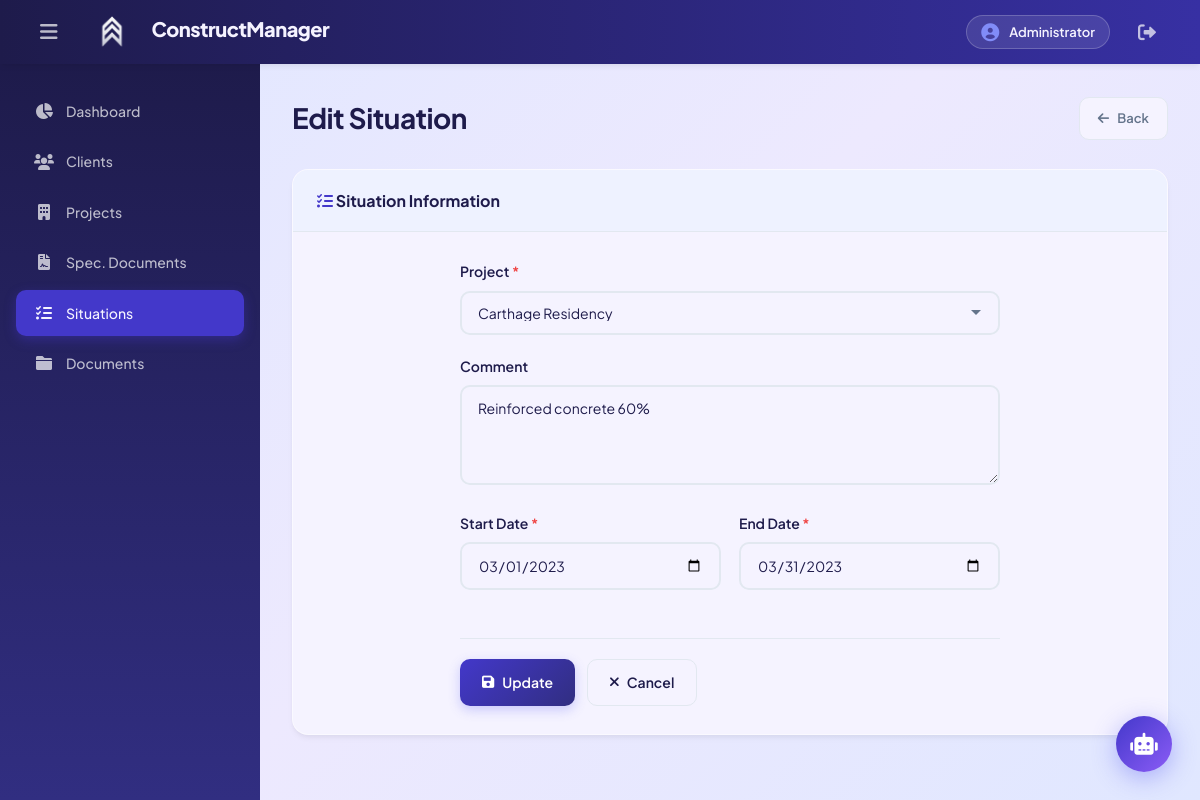
The page /index.php?controller=situation&action=edit&id=2 (signed in) on the database its author committed.
### tables this page shows
CREATE TABLE Situation (
    Situation_id INT NOT NULL,
    Project_id INT NOT NULL,
    Comments VARCHAR(100),
    Start_date DATE,
    End_date DATE,
    PRIMARY KEY (Situation_id),
    FOREIGN KEY (Project_id) REFERENCES Project(Project_id)
);

CREATE TABLE Project (
    Project_id INT NOT NULL,
    Client_id INT NOT NULL,
    SD_id INT,
    Project_name VARCHAR(20),
    Budget DECIMAL(10,3),
    Project_start_date DATE,
    Project_expected_end_date DATE,
    PRIMARY KEY (Project_id),
    FOREIGN KEY (Client_id) REFERENCES Client(Client_id),
    FOREIGN KEY (SD_id) REFERENCES SD(SD_id)
);

### config/database.php (called while the page is built, shortened)
<?php
class Database {
    private $host = "localhost";
    private $db_name = "construction_management";
    private $username = "root";
    private $password = "";
    public function getConnection() {
        $this->conn = null;
        try {
            $this->conn = new PDO("mysql:host=" . $this->host . ";dbname=" . $this->db_name,
                                  $this->username, $this->password);
            $this->conn->setAttribute(PDO::ATTR_ERRMODE, PDO::ERRMODE_EXCEPTION);
            $this->conn->exec("set names utf8");
        } catch(PDOException $exception) {
            echo "Connection error: " . $exception->getMessage();
        }
        return $this->conn;
    }
}
?>

### models/Situation.php (called while the page is built, shortened)
<?php
class Situation {
    private $conn;
    private $table_name = "Situation";
    public $Situation_id;
    public function __construct($db) {
        $this->conn = $db;
    }
    public function readOne() {
        $query = "SELECT * FROM " . $this->table_name . " WHERE Situation_id = ? LIMIT 1";
        $stmt = $this->conn->prepare($query);
        $stmt->bindParam(1, $this->Situation_id);
        $stmt->execute();
        $row = $stmt->fetch(PDO::FETCH_ASSOC);
        if($row) {
            $this->Project_id = $row['Project_id'];
            $this->Comments = $row['Comments'];
            $this->Start_date = $row['Start_date'];
            $this->End_date = $row['End_date'];
            return true;
        }
        return false;
    }
}
?>

### models/Project.php (called while the page is built, shortened)
<?php
class Project {
    private $conn;
    private $table_name = "Project";
    public function __construct($db) {
        $this->conn = $db;
    }
    public function read() {
        $query = "SELECT p.*, c.First_name, c.Last_name, c.Address, s.Version
                  FROM " . $this->table_name . " p
                  LEFT JOIN Client c ON p.Client_id = c.Client_id
                  LEFT JOIN SD s ON p.SD_id = s.SD_id
                  ORDER BY p.Project_start_date DESC";
        $stmt = $this->conn->prepare($query);
        $stmt->execute();
        return $stmt;
    }
}
?>

### views/situation-form.php (the view, shortened to what this page needs)
<?php
require_once 'views/layout/header.php';
require_once 'views/layout/sidebar.php';
$is_edit = isset($situation) && !empty($situation);
$title = $is_edit ? 'Edit Situation' : 'New Situation';
$action = $is_edit ? 'update&id=' . $situation['Situation_id'] : 'store';
?>
<div class="page-container">
    <div class="page-header">
        <h2><?php echo $title; ?></h2>
        <a href="index.php?controller=situation&action=index" class="btn-back">
            <i class="fas fa-arrow-left"></i> Back
        </a>
    </div>
    <div class="content-card">
        <div class="card-header">
            <h3><i class="fas fa-tasks text-primary"></i> Situation Information</h3>
        </div>
        <div class="form-container">
            <form action="index.php?controller=situation&action=<?php echo $action; ?>" method="POST" class="crud-form" id="situationForm">
                <div class="form-group">
                    <label for="Project_id">Project <span class="required">*</span></label>
                    <select id="Project_id" name="Project_id" required class="form-control" onchange="loadWorks(this.value)">
                        <?php foreach($projects as $proj): ?>
                        <option value="<?php echo $proj['Project_id']; ?>"
                            <?php echo ($is_edit && $situation['Project_id'] == $proj['Project_id']) ? 'selected' : ''; ?>>
                            <?php echo htmlspecialchars($proj['Project_name']); ?>
                        </option>
                        <?php endforeach; ?>
                    </select>
                </div>
                <div class="form-group">
                    <label for="Comments">Comment</label>
                    <textarea id="Comments" name="Comments" rows="3" class="form-control"><?php echo $is_edit ? htmlspecialchars($situation['Comments']) : ''; ?></textarea>
                </div>
                <div class="form-row">
                    <div class="form-group">
                        <label for="Start_date">Start Date <span class="required">*</span></label>
                        <input type="date" id="Start_date" name="Start_date"
                               value="<?php echo $is_edit ? $situation['Start_date'] : date('Y-m-d'); ?>"
                               required class="form-control">
                    </div>
                    <div class="form-group">
                        <label for="End_date">End Date <span class="required">*</span></label>
                        <input type="date" id="End_date" name="End_date"
                               value="<?php echo $is_edit ? $situation['End_date'] : date('Y-m-d'); ?>"
                               required class="form-control">
                    </div>
                </div>
                <div class="form-actions">
                    <button type="submit" class="btn btn-primary">
                        <i class="fas fa-save"></i> <?php echo $is_edit ? 'Update' : 'Save'; ?>
                    </button>
                    <a href="index.php?controller=situation&action=index" class="btn btn-secondary">
                        <i class="fas fa-times"></i> Cancel
                    </a>
                </div>
            </form>
        </div>
    </div>
</div>
<?php require_once 'views/layout/footer.php'; ?>

### assets/css/style.css (style rules this page uses)
:root { --primary: #4338ca; --primary-dark: #312e81; --primary-light: #c7d2fe; --secondary: #6366f1; --accent: #06b6d4; --success: #10b981; --warning: #f59e0b; --danger: #ef4444; --info: #0ea5e9; --dark: #1e1b4b; --dark-secondary: #312e81; --dark-tertiary: #3730a3; --gray: #64748b; --gray-light: #94a3b8; --gray-lighter: #e2e8f0; --light: #eef2ff; --white: #f5f3ff; --glass: rgba(239, 238, 255, 0.9); --glass-dark: rgba(30, 27, 75, 0.95); --sidebar-width: 260px; --header-height: 64px; --radius: 16px; --radius-sm: 10px; --shadow: 0 4px 6px -1px rgba(0, 0, 0, 0.05), 0 2px 4px -1px rgba(0, 0, 0, 0.03); --shadow-lg: 0 20px 25px -5px rgba(0, 0, 0, 0.1), 0 10px 10px -5px rgba(0, 0, 0, 0.04); --transition: all 0.3s cubic-bezier(0.4, 0, 0.2, 1); }
* { margin: 0; padding: 0; box-sizing: border-box; }
body { font-family: 'Plus Jakarta Sans', sans-serif; background: linear-gradient(135deg, #e0e7ff 0%, #ede9fe 50%, #e0e7ff 100%); color: var(--dark); line-height: 1.6; -webkit-font-smoothing: antialiased; }
.dashboard-container, .page-container { max-width: 1400px; margin: 0 auto; }
.page-header { display: flex; align-items: center; justify-content: space-between; margin-bottom: 28px; }
.page-header h2 { font-size: 28px; font-weight: 700; color: var(--dark); letter-spacing: -0.5px; }
.content-card, .detail-card { background: var(--white); border-radius: var(--radius); box-shadow: var(--shadow); overflow: hidden; border: 1px solid rgba(255,255,255,0.5); }
.card-header { padding: 18px 24px; border-bottom: 1px solid var(--gray-lighter); background: var(--light); }
.card-header h3 { color: var(--dark); font-size: 16px; font-weight: 700; }
.btn { padding: 11px 22px; border: none; border-radius: 10px; font-size: 14px; font-weight: 600; cursor: pointer; transition: var(--transition); display: inline-flex; align-items: center; gap: 8px; text-decoration: none; font-family: 'Plus Jakarta Sans', sans-serif; }
.btn-primary { background: linear-gradient(135deg, var(--primary), var(--primary-dark)); color: white; box-shadow: 0 4px 12px rgba(99, 102, 241, 0.3); }
.btn-secondary { background: var(--white); color: var(--dark); border: 1px solid var(--gray-lighter); }
.btn-back { display: inline-flex; align-items: center; gap: 8px; padding: 10px 18px; background: var(--white); color: var(--gray); text-decoration: none; border-radius: 10px; font-weight: 600; border: 1px solid var(--gray-lighter); font-size: 13px; }
.form-container { padding: 28px; }
.crud-form { max-width: 540px; margin: 0 auto; }
.form-group { margin-bottom: 20px; }
.form-group label { display: block; margin-bottom: 8px; font-weight: 600; color: var(--dark); font-size: 14px; }
.required { color: var(--danger); }
.form-control { width: 100%; padding: 12px 16px; border: 2px solid var(--gray-lighter); border-radius: 10px; font-size: 14px; transition: var(--transition); font-family: 'Plus Jakarta Sans', sans-serif; background: var(--white); color: var(--dark); }
.form-control::placeholder { color: var(--gray-light); }
textarea.form-control { resize: vertical; min-height: 100px; }
select.form-control { cursor: pointer; appearance: none; background-repeat: no-repeat; background-position: right 16px center; padding-right: 40px; }
.form-row { display: grid; grid-template-columns: 1fr 1fr; gap: 18px; }
.form-actions { display: flex; gap: 12px; margin-top: 28px; padding-top: 20px; border-top: 1px solid var(--gray-lighter); }
.text-primary { color: var(--primary); }
:root { --sidebar-collapsed-width: 64px; }

### rows shown on the page
situation: Project_id "Carthage Residency", Comments "Reinforced concrete 60%", Start_date "03/01/2023", End_date "03/31/2023"

### other values the page prints
$title "Edit Situation"
